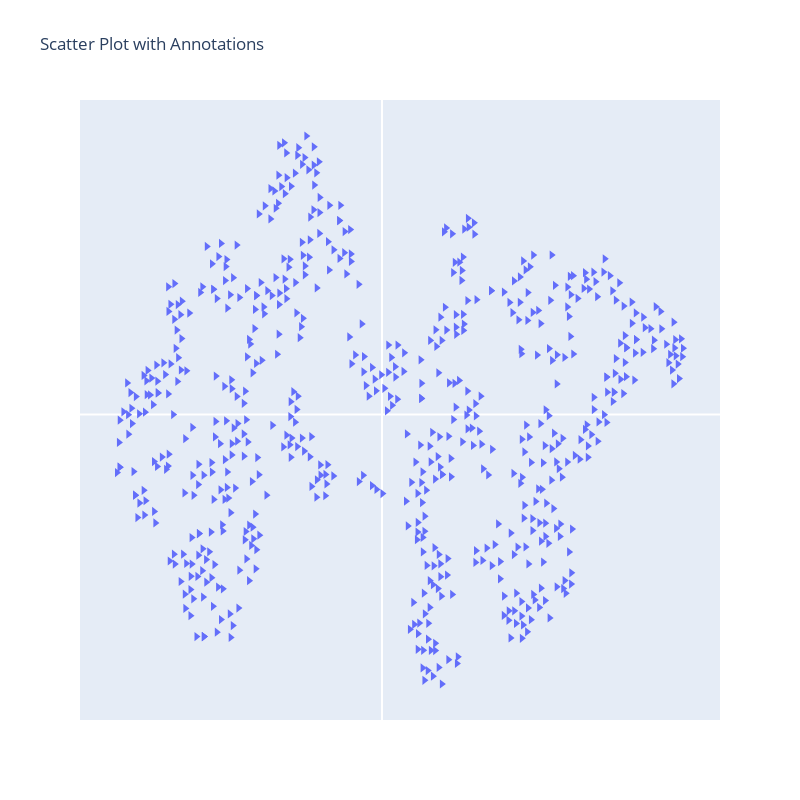

Write notebook code for a chart like this one.
### Code cell
import plotly.graph_objs as go
import plotly.io as pio

# Scatter plot
fig = go.Figure(go.Scatter(
    x=X_embedded[:, 0], 
    y=X_embedded[:, 1],
    mode='markers',
    marker=dict(
        symbol="8",
        size=8,
        line=dict(width=0)
    ),
    hovertext=data.trackName, # Add hover text
))

# Update layout
fig.update_layout(
    xaxis=dict(
        showticklabels=False,
        showgrid=False
    ),
    yaxis=dict(
        showticklabels=False,
        showgrid=False
    ),
    width=800,
    height=800,
    title='Scatter Plot with Annotations',
    hovermode='closest' # Set hover mode to show closest data on hover
)

# Show the figure
pio.show(fig)

### Figure 1 — Plotly figure (JSON) as saved in the notebook; plotly's stock layout.template omitted (floating-point values rounded to 4 significant figures; data arrays with more than 128 entries replaced by an {"elided": "..."} marker saying what was removed)
{"data": [{"hovertext": {"elided": "637 str values"}, "marker": {"line": {"width": 0}, "size": 8, "symbol": "8"}, "mode": "markers", "type": "scatter", "x": {"elided": "637 float values"}, "y": {"elided": "637 float values"}}], "layout": {"height": 800, "hovermode": "closest", "title": {"text": "Scatter Plot with Annotations"}, "width": 800, "xaxis": {"showgrid": false, "showticklabels": false}, "yaxis": {"showgrid": false, "showticklabels": false}}}
